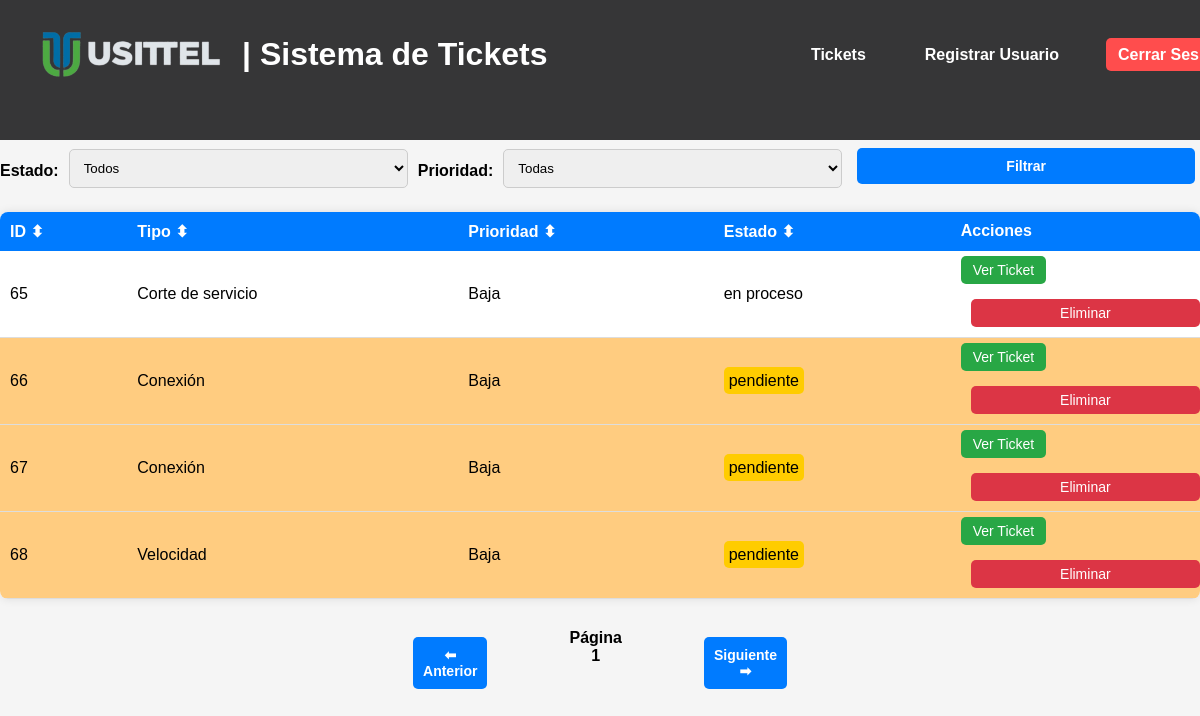
The app's page /tickets (signed in), older data.
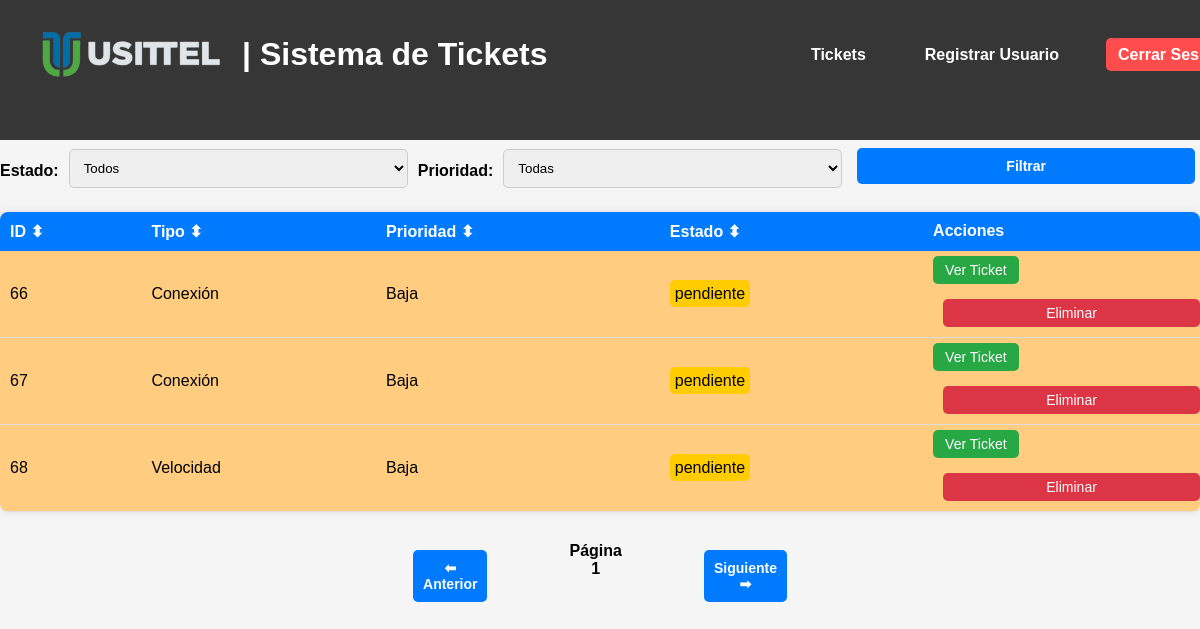
The same page, newer data.
### tables this page shows
CREATE TABLE tickets (
    id INTEGER PRIMARY KEY AUTOINCREMENT,
    tipo TEXT NOT NULL,
    descripcion TEXT NOT NULL,
    prioridad TEXT NOT NULL,
    fecha_creacion DATETIME DEFAULT CURRENT_TIMESTAMP,
    usuario_creador TEXT NOT NULL,
    notas TEXT,
    archivo TEXT
, usuario_asignado TEXT, estado TEXT DEFAULT 'pendiente');

### app.py (the view)
@app.route('/tickets')
@login_required
def tickets():
    estado = request.args.get('estado')
    prioridad = request.args.get('prioridad')
    query = 'SELECT * FROM tickets WHERE 1=1'
    params = []
    if estado in ['pendiente', 'en proceso', 'cerrado']:
        query += ' AND estado = ?'
        params.append(estado)
    if prioridad in ['Baja', 'Media', 'Alta']:
        query += ' AND prioridad = ?'
        params.append(prioridad)
    conn = get_db_connection()
    tickets = conn.execute(query, params).fetchall()
    conn.close()
    return render_template('tickets.html', tickets=tickets, estado=estado, prioridad=prioridad)

### app.py (called while the page is built)
def get_db_connection():
    conn = sqlite3.connect('database.db', timeout=10)  # Espera hasta 10 segundos si la base de datos está bloqueada
    conn.row_factory = sqlite3.Row
    return conn

@login_manager.user_loader
def load_user(user_id):
    conn = get_db_connection()
    user = conn.execute('SELECT * FROM users WHERE id = ?', (user_id,)).fetchone()
    conn.close()
    if user:
        return User(id=user['id'], username=user['username'], role=user['role'])
    return None

### templates/tickets.html (shortened to what this page needs)
<!DOCTYPE html>
<html lang="es">
<head>
    <link rel="stylesheet" href="/static/styles.css">
</head>
<body>
    {% extends "base.html" %}
{% block content %}
    <header>
        {% include 'header.html' %}
        <h1>Lista de Tickets</h1>
        <nav>
            <a href="/logout">Cerrar sesión</a>
        </nav>
    </header>
    <main>
        <form action="/tickets" method="GET" style="display: flex; align-items: center; gap: 10px;">
            <label for="estado">Estado:</label>
            <select name="estado" id="estado">
                <option value="">Todos</option>
            </select>
            <label for="prioridad">Prioridad:</label>
            <select name="prioridad" id="prioridad">
                <option value="">Todas</option>
            </select>
            <button type="submit" class="btn-filter">Filtrar</button>
        </form>
        <table id="ticketsTable">
            <thead>
                <tr>
                    <th onclick="sortTable(0)">ID ⬍</th>
                    <th onclick="sortTable(1)">Tipo ⬍</th>
                    <th onclick="sortTable(2)">Prioridad ⬍</th>
                    <th onclick="sortTable(3)">Estado ⬍</th>
                    <th>Acciones</th>
                </tr>
            </thead>
            <tbody>
                {% for ticket in tickets %}
                <tr class="ticket-row {{ ticket.estado }}">
                    <td>{{ ticket.id }}</td>
                    <td>{{ ticket.tipo }}</td>
                    <td>{{ ticket.prioridad }}</td>
                    <td>
                        <span class="estado estado-{{ ticket.estado|lower }}">
                            {{ ticket.estado }}
                        </span>
                    </td>
                    <td>
                        <a href="{{ url_for('view_ticket', id=ticket.id) }}" class="btn btn-view">Ver Ticket</a>
                        {% if current_user.role == 'usittel' %}
                        <form action="/delete-ticket/{{ ticket.id }}" method="POST"
                            onsubmit="return confirmarAccion('¿Seguro que quieres eliminar este ticket?')">
                            <button type="submit" class="btn btn-delete">Eliminar</button>
                        </form>
                        {% endif %}
                    </td>
                </tr>
                {% endfor %}
            </tbody>
        </table>
        <div style="text-align: center; margin-top: 30px; display: flex; justify-content: center; gap: 2px; margin-left: 30%; margin-right: 30%;">
            <button id="prevPage" class="btn-pagination">⬅ Anterior</button>
            <span id="pageNumber" style="font-weight: bold;">Página 1</span>
            <button id="nextPage" class="btn-pagination">Siguiente ➡</button>
        </div>
    </main>
    {% endblock %}

### templates/base.html (shortened to what this page needs)
<!DOCTYPE html>
<html lang="es">
<head>
    <link rel="stylesheet" href="{{ url_for('static', filename='styles.css') }}">
</head>
<body>
    <header>
        {% include 'header.html' %}
    </header>
    <div class="container">
        {% block content %}{% endblock %}
    </div>
</body>
</html>

### templates/header.html (shortened to what this page needs)
<!DOCTYPE html>
<html lang="es">
<head>
    <link rel="stylesheet" href="{{ url_for('static', filename='styles.css') }}">
</head>
<body>
    <header class="navbar">
        <div class="container">
            <div class="logo-container">
                <img src="{{ url_for('static', filename='logo.png') }}" alt="Usittel Logo" class="logo-img">
                <h1 class="logo-text">| Sistema de Tickets</h1>
            </div>
            <nav>
                <ul>
                    <li><a href="{{ url_for('tickets') }}">Tickets</a></li>
                    {% if current_user.role == 'usittel' %}
                        <li><a href="{{ url_for('register') }}">Registrar Usuario</a></li>
                    {% endif %}
                    <li><a href="{{ url_for('logout') }}" class="logout-btn">Cerrar Sesión</a></li>
                </ul>
            </nav>
        </div>
    </header>
</body>
</html>

### static/styles.css (style rules this page uses)
body { font-family: Arial, sans-serif; margin: 0; padding: 0; background-color: #f5f5f5; }
header { background-color: #363637; color: white; padding: 15px; display: flex; justify-content: space-between; align-items: center; }
header nav a { color: white; text-decoration: none; margin-left: 15px; }
.ticket-row.pendiente { background-color: #ffcc80; }
h1 { color: #333; }
button { width: 100%; background: #007bff; color: white; border: none; padding: 10px; margin-top: 20px; border-radius: 5px; cursor: pointer; font-size: 16px; }
.navbar nav ul { list-style: none; margin: 0; padding: 0; display: flex; }
.navbar nav ul li { margin-left: 20px; }
.navbar nav ul li a { color: white; text-decoration: none; font-size: 16px; }
.navbar { background: #363637; color: white; padding: 15px 20px; position: fixed; top: 0; width: 100%; z-index: 1000; display: flex; justify-content: center; align-items: center; }
.logo-text { color: white; }
.navbar .container { display: flex; justify-content: space-between; align-items: center; width: 100%; max-width: 1200px; margin: 0 auto; }
.logo-container { display: flex; align-items: center; }
.logo-img { height: 50px; margin-right: 15px; }
.navbar nav ul li a { color: white; text-decoration: none; font-size: 16px; font-weight: bold; padding: 8px 12px; transition: background 0.3s ease; border-radius: 5px; }
.logout-btn { background: #ff4d4d; padding: 8px 12px; border-radius: 5px; font-weight: bold; }
table { width: 100%; border-collapse: collapse; margin-top: 20px; background: white; box-shadow: 0px 0px 10px rgba(0, 0, 0, 0.1); border-radius: 8px; overflow: hidden; }
thead { background: #007bff; color: white; font-weight: bold; }
th { padding: 10px; cursor: pointer; text-align: left; }
td { padding: 10px; border-bottom: 1px solid #ddd; }
.estado-pendiente { background: #ffcc00; color: black; padding: 5px; border-radius: 5px; }
.btn { padding: 6px 12px; border: none; cursor: pointer; font-size: 14px; border-radius: 5px; text-decoration: none; }
.btn-view { background: #28a745; color: white; }
.btn-delete { background: #dc3545; color: white; margin-left: 10px; }
.btn-filter { margin: 8px 5px; background-color: #007bff; color: white; border: none; border-radius: 5px; cursor: pointer; font-size: 14px; font-weight: bold; transition: 0.3s ease; }
.btn-pagination { margin: 8px 80px; background-color: #007bff; color: white; border: none; border-radius: 5px; cursor: pointer; font-size: 14px; font-weight: bold; transition: 0.3s ease; }
label { display: block; text-align: left; font-weight: bold; margin-top: 10px; }
input, select, textarea { width: 100%; padding: 10px; margin-top: 5px; border: 1px solid #ccc; border-radius: 5px; }

Row changes from the older to the newer data that the page shows:
removed tickets: id "65", tipo "Corte de servicio", prioridad "Baja", estado "en proceso"
